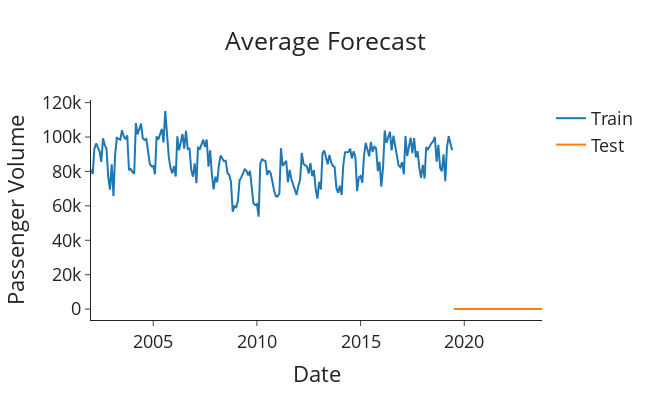

Here is the notebook cell this chart was saved with:
### Code cell
test['mean_forecast'] = train['total_cars_sold_first_difference'].mean()
plot_func(test['mean_forecast'],'Average Forecast')
